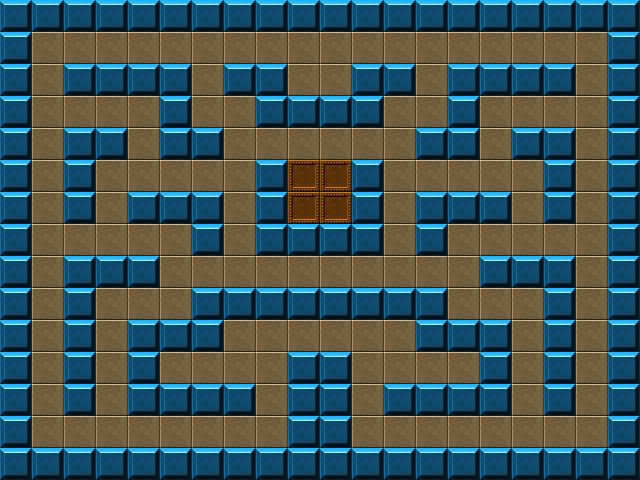

Tiled map render using the project's own tile images. Description and the whole map definition, tile-layer contents included, below:
An orthogonal 20x15 tile map with 32x32 px tiles, 1 tile layer (Calque de Tile 1).

<map version="1.0" orientation="orthogonal" renderorder="right-down" width="20" height="15" tilewidth="32" tileheight="32" nextobjectid="1">
 <tileset firstgid="1" name="tiles" tilewidth="32" tileheight="32" tilecount="140" columns="14">
  <image source="tiles.png" width="448" height="320" />
 </tileset>
 <layer name="Calque de Tile 1" width="20" height="15">
  <data encoding="csv">
34,34,34,34,34,34,34,34,34,34,34,34,34,34,34,34,34,34,34,34,
34,113,113,113,113,113,113,113,113,113,113,113,113,113,113,113,113,113,113,34,
34,113,34,34,34,34,113,34,34,113,113,34,34,113,34,34,34,34,113,34,
34,113,113,113,113,34,113,113,34,34,34,34,113,113,34,113,113,113,113,34,
34,113,34,34,113,34,34,113,113,113,113,113,113,34,34,113,34,34,113,34,
34,113,34,113,113,113,113,113,34,131,131,34,113,113,113,113,113,34,113,34,
34,113,34,113,34,34,34,113,34,131,131,34,113,34,34,34,113,34,113,34,
34,113,113,113,113,113,34,113,34,34,34,34,113,34,113,113,113,113,113,34,
34,113,34,34,34,113,113,113,113,113,113,113,113,113,113,34,34,34,113,34,
34,113,34,113,113,113,34,34,34,34,34,34,34,34,113,113,113,34,113,34,
34,113,34,113,34,34,34,113,113,113,113,113,113,34,34,34,113,34,113,34,
34,113,34,113,34,113,113,113,113,34,34,113,113,113,113,34,113,34,113,34,
34,113,34,113,34,34,34,34,113,34,34,113,34,34,34,34,113,34,113,34,
34,113,113,113,113,113,113,113,113,34,34,113,113,113,113,113,113,113,113,34,
34,34,34,34,34,34,34,34,34,34,34,34,34,34,34,34,34,34,34,34
</data>
 </layer>
</map>
